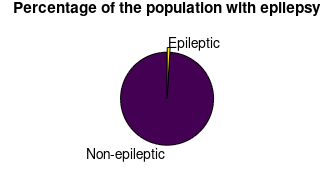

The MATLAB source for this figure:
    % script created by Richard Balson 01/03/2012
    % This script creates a pie chart of epilepsy statistics

    % description
    % ~~~~~~~~~~~
    % Pots pie charts of epilepsy statistics

    % last edit
    % ~~~~~~~~~


    % next edit
    % ~~~~~~~~~

    % Beginning of script
    % ~~~~~~~~~~~~~~~~~~~~~

    % Clear workspace
    % ~~~~~~~~~~~
    clear
    close all
    clc


    % Parameter definition
    % ~~~~~~~~~~~~~~~
    
Prevelance = [99 1];
explode = [0 1]; 
    
    % defines bits for plotting
    % ~~~~~~~~~~~~~~~~~~~~~~~~~
    label_fontsize = 10;            % point
    tick_fontsize = 8;              % point
    fig_left_pos = 5;               % cms
    fig_bottom_pos = 5;             % cms
    fig_width = 8.2;                % cms
    fig_height = 5;                 % cms
    fig_dirname = 'C:\Users\Richard\Desktop\PhD\Projects\Images\Images\fig';              % default directory for figure files
    fig_name = 'EpilepsyPrevelance.fig';
    fig_dirandname = [fig_dirname fig_name];

    % Plot 
    % ~~~~~~~~~~~~~~~~~~~~~

    figure('name','EpilepsyPrevelance',...
        'units','centimeters',...
        'position',[fig_left_pos fig_bottom_pos fig_width fig_height],...
        'papersize',[fig_width fig_height],...
        'filename',fig_dirandname,...
        'PaperPositionMode','auto')
    pie(Prevelance,explode,{'Non-epileptic','Epileptic'});
    title('Percentage of the population with epilepsy');
